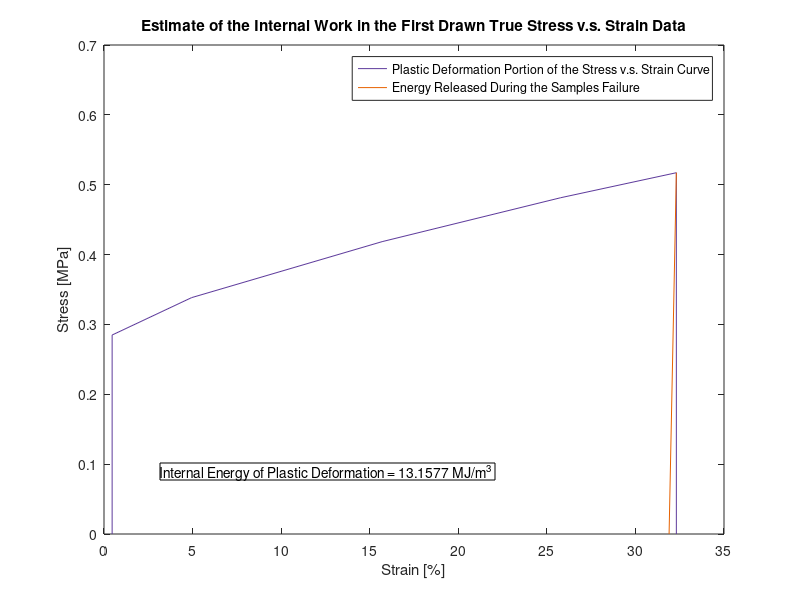

This figure's MATLAB source:
%finding the area under the curve
clear all
close all
clc

%1st drawn true stress

%values to get the main arch
% x1 = [0.004590 0.004590 0.049439 0.15701 0.25781 0.3231 0.3231];
% y1 = [0 0.28484 0.33836 0.41852 0.48139 0.51717 0];
%area of this main point is 0.1326
x1 = [0.4590 0.4590 4.9439 15.701 25.781 32.31 32.31];
y1 = [0 0.28484 0.33836 0.41852 0.48139 0.51717 0];

plot(x1, y1, 'DisplayName', 'Plastic Deformation Portion of the Stress v.s. Strain Curve', 'Color','#5D3A9B')
title('Estimate of the Internal Work in the First Drawn True Stress v.s. Strain Data')
xlabel('Strain [%]')
ylabel('Stress [MPa]')
hold on
%now need to get the lil triangle to minus off of the end
x2 = [31.90 32.31];
y2 = [0 0.51717];

plot(x2, y2,'DisplayName', 'Energy Released During the Samples Failure', 'Color','#E66100')
legend
annotation('textbox', [0.2, 0.2, 0.1, 0.1], 'String', "Internal Energy of Plastic Deformation = 13.1577 MJ/m^3 ")
%area of the lil triangle is 0.0011

Area_under_the_cruve = 0.1326 - 0.0011;